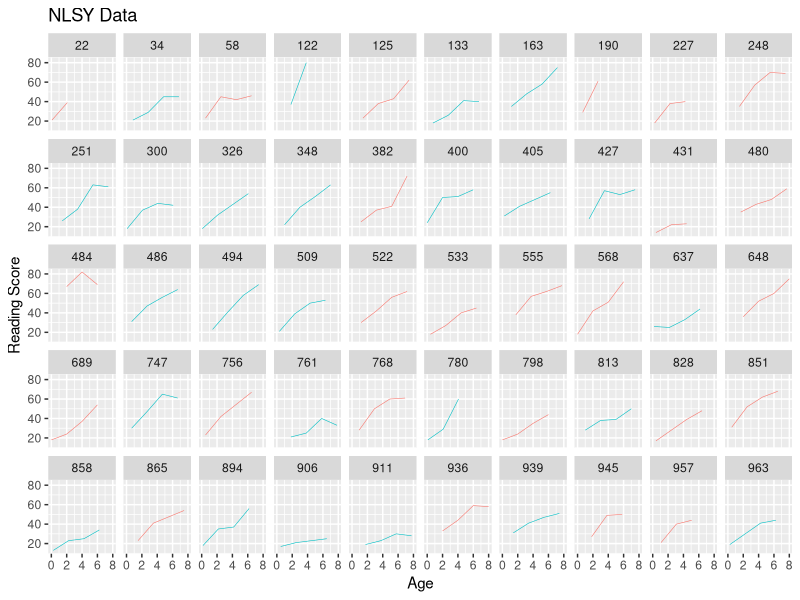
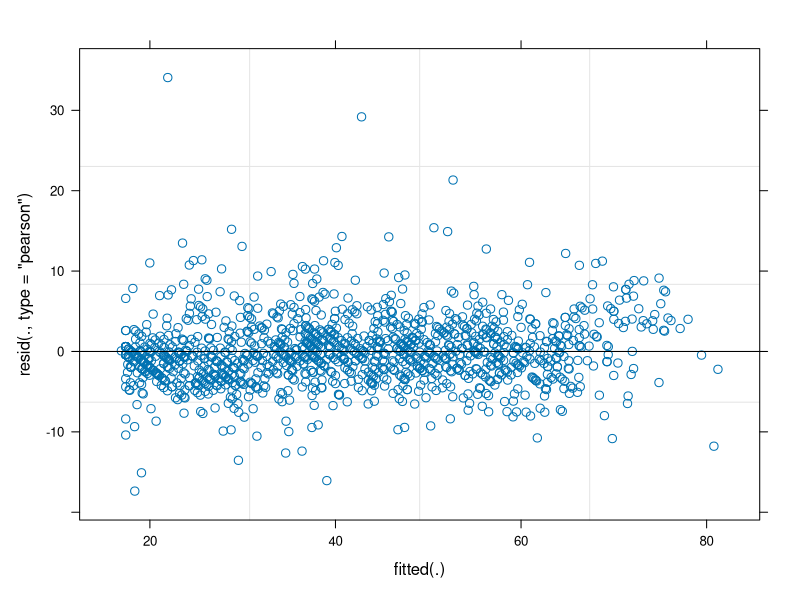
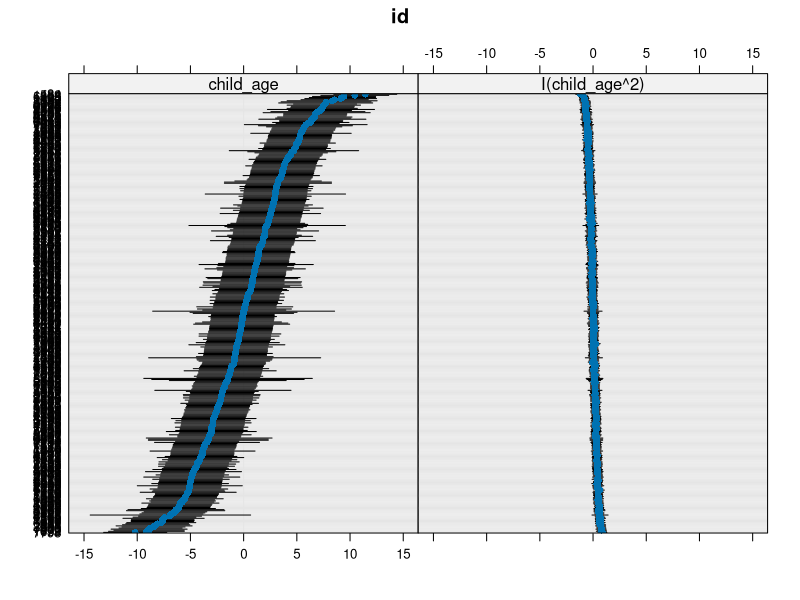
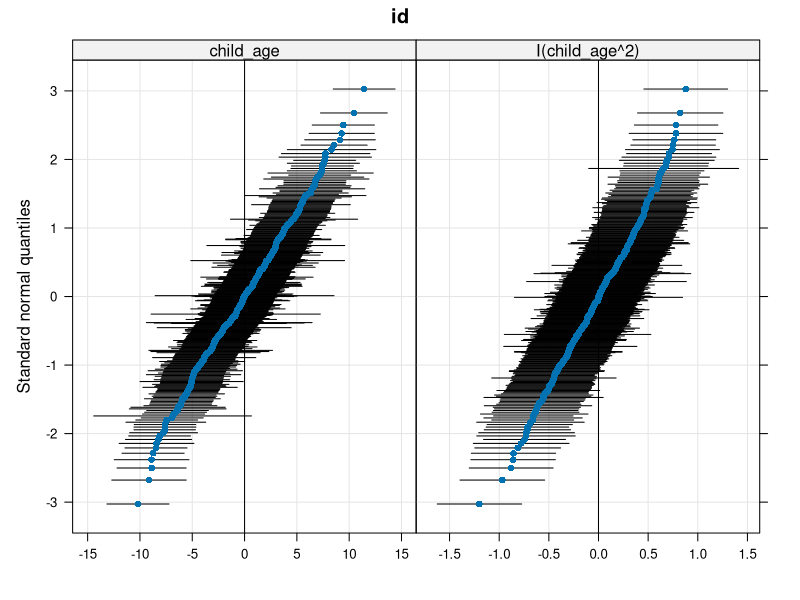

R code for these plots, in order:
## ---- chunk 1
library("data.table")
library("lme4")
library("dplyr")
library("ggplot2")
library("lattice")
## ---- chunk 2
NLSY_wide <- fread("NLSY.txt", na.strings = ".")
NLSY_wide

## ---- chunk 3
NLSY_wide <- NLSY_wide %>% 
  mutate(m_age1 = m_age,
         m_age2 = m_age + 2,
         m_age3 = m_age + 4,
         m_age4 = m_age + 6,
         c_age1 = age,
         c_age2 = age + 2,
         c_age3 = age + 4,
         c_age4 = age + 6) %>% 
  select(-c(m_age, age))

NLSY_wide
## ---- chunk 4
NLSY_long <- NLSY_wide %>% 
  reshape(direction = "long", 
          idvar = c("id"),
          varying = list(c(2:5), c(10:13), c(14:17)), 
          v.names = c("read_score", "mother_age", "child_age"), 
          times = c("1", "2", "3", "4")) %>%
  na.omit()
NLSY_long
## ---- chunk 5
NLSY_long <- within(NLSY_long, {
  id <- factor(id)
  boy <- factor(boy)
  time <- factor(time)
  mother_age <- mother_age - 6
  child_age <- child_age - 6
})

## ---- chunk 6

temp_df <- NLSY_long %>% filter(id %in% NLSY_long$id[1:50])
ggplot(data = temp_df , 
       aes(x = child_age , 
           y = read_score, 
           group = boy)) +
  facet_wrap( ~ id, ncol = 10) + 
  geom_line(aes(colour = boy), size = 0.2) +
  xlab("Age") +
  ylab("Reading Score") +
  ggtitle("NLSY Data") +
  theme(legend.position = "none")
## ---- chunk 7
NLSY_fit1 <- lmer( read_score ~ child_age + I(child_age^2) + (0 + child_age + I(child_age^2)|id),
                  data = NLSY_long,
                  REML = FALSE)

summary(NLSY_fit1)
## ---- chunk 8
NLSY_fit2 <- lmer( read_score ~ child_age + I(child_age^2) + (0 + child_age + I(child_age^2)||id),
                  data = NLSY_long,
                  REML = FALSE)

summary(NLSY_fit2)
## ---- chunk 9
anova(NLSY_fit2, NLSY_fit1)

## ---- chunk 10
(vc <- VarCorr(NLSY_fit1))
print(vc, comp = c("Variance"))

## ---- chunk 11
plot(NLSY_fit1)
## ---- chunk 12
ranef_betas <- ranef(NLSY_fit1, condVar = TRUE)
dotplot(ranef_betas)
## ---- chunk 13
qqmath(ranef_betas)

